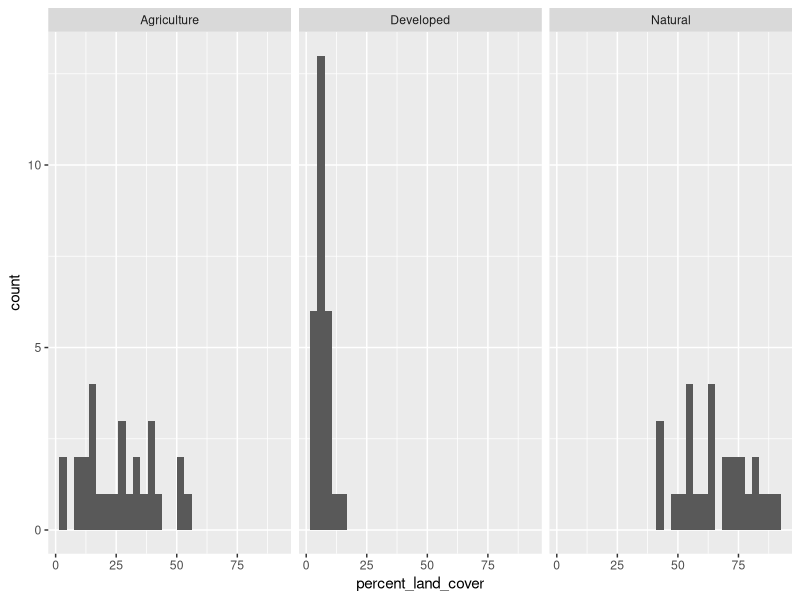

Source code (R):

library(tidyverse)
library(dplyr)
library(ggplot2)

Land_Cover = read.csv("buffer_landscape.csv")
crops_codes = read.csv("crop_codes.csv")
Land_Cover2 = Land_Cover %>%
  select(-c("fid","Beekeeper.ID","Operation.Scale", "Apiary.1.Address", "Apiary.1.City", "Apiary.1.State", 
            "Apiary.1.ZIP", "Apiary.1.County", "Apiary.Address", "Before.Tech.Sampling", 
            "After.Tech.Sampling"))
View(Land_Cover2)

## We want to clean up this code - calculate total area in the buffer 
# around each site (RowSums), and reclassify land cover types from "CDL_1" to "corn"

Land_Cover_Cleaned = Land_Cover2 %>%
  mutate(total_area = rowSums(Land_Cover2[,4:44])) %>%
  mutate(across(CDL_1:CDL_242)/total_area)
  
Land_Cover_Cleaned_longer = pivot_longer(Land_Cover_Cleaned, cols = CDL_1:CDL_242, 
                                         names_to = 'Crop_Code', values_to = 'Value') %>%
  mutate(Value = Value*100) %>%
  left_join(crops_codes, by="Crop_Code")

aggregate_values = 
  filter(Land_Cover_Cleaned_longer,Prelim_Agg_Land_Class %in% 
           c('Agriculture','Developed','Natural')) %>%
  group_by(Apiary.1.Name, Prelim_Agg_Land_Class) %>%
  summarize(percent_land_cover = sum(Value)) 

ggplot(data = aggregate_values)+
  geom_histogram(mapping = aes(x = percent_land_cover))+
  facet_wrap(~Prelim_Agg_Land_Class)


# Made a ggplot
#aggregate_values %>%
#ggplot(aes(x=Apiary.1.Name, y=percent_land_cover, fill=Prelim_Agg_Land_Class))+
  #geom_bar(stat="identity", width = 0.5, position="dodge")+
  #theme_light()+
  #theme(axis.text.x = element_text(angle=75, size=12, hjust=1))+
  #facet_wrap(~Prelim_Agg_Land_Class)

